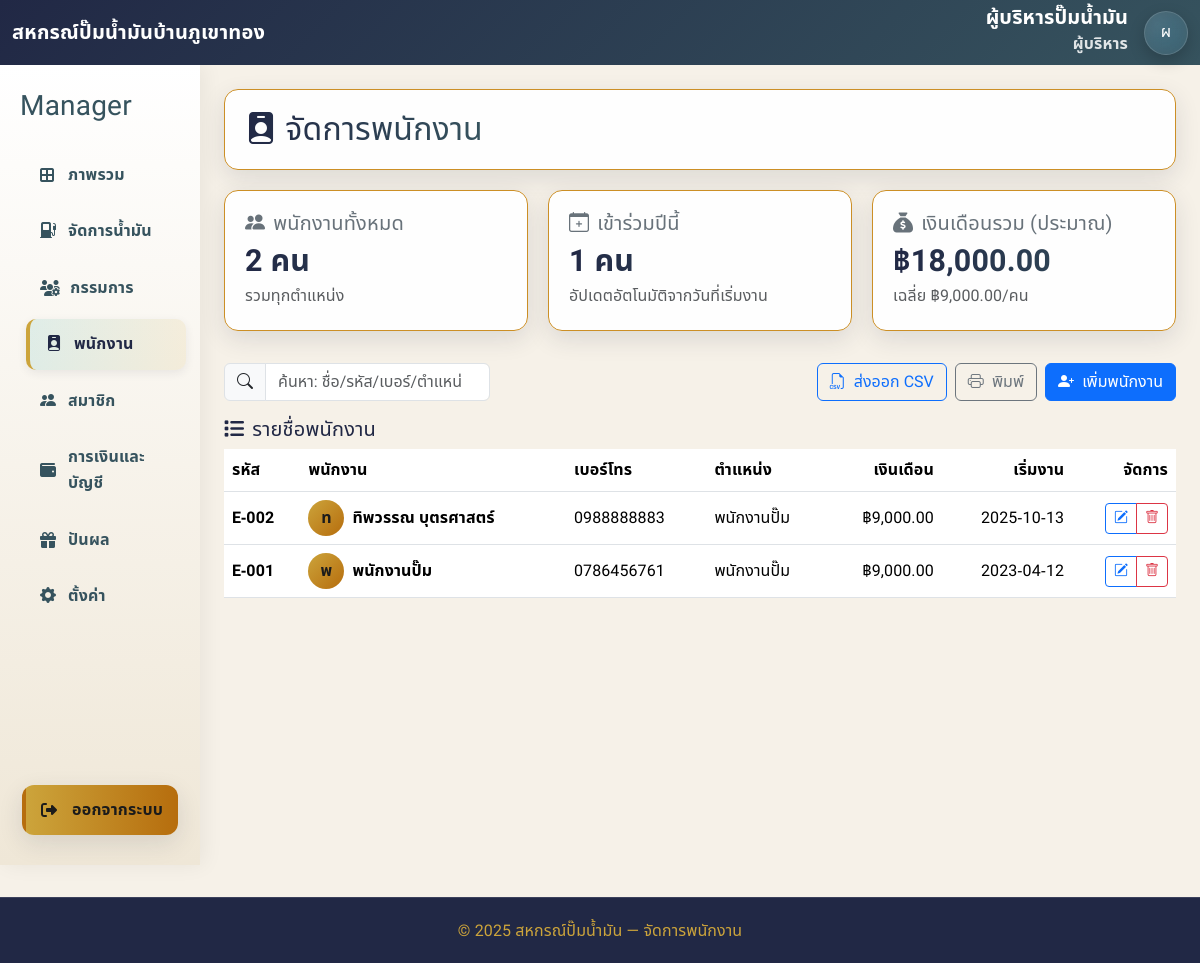
Page /manager/employee.php (signed in) on the earlier database version.
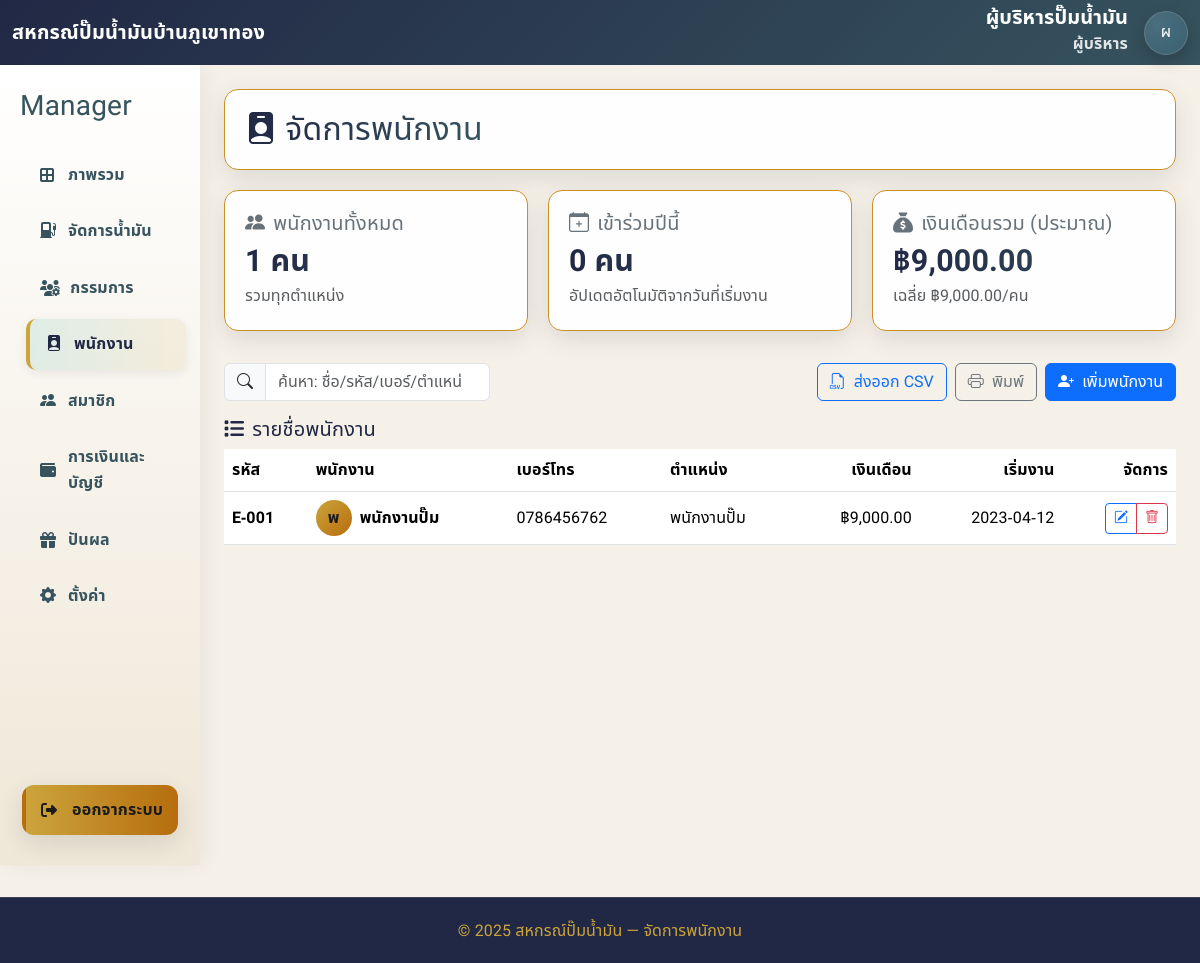
Same page on the later database version.
### tables this page shows
CREATE TABLE `employees` (
  `id` bigint UNSIGNED NOT NULL,
  `user_id` bigint UNSIGNED DEFAULT NULL,
  `station_id` int NOT NULL DEFAULT '1',
  `emp_code` varchar(20) DEFAULT NULL,
  `position` varchar(80) NOT NULL DEFAULT 'พนักงานปั๊ม',
  `address` text,
  `joined_date` date DEFAULT NULL,
  `salary` decimal(12,2) DEFAULT NULL,
  `created_at` datetime NOT NULL DEFAULT CURRENT_TIMESTAMP
);

### manager/employee.php (the view, shortened to what the changed rows need)
<?php
$pdo->setAttribute(PDO::ATTR_ERRMODE, PDO::ERRMODE_EXCEPTION);
$pdo->exec("SET NAMES utf8mb4");
function table_exists(PDO $pdo, string $table): bool {
  try {
    $db = $pdo->query('SELECT DATABASE()')->fetchColumn();
    $st = $pdo->prepare('SELECT COUNT(*) FROM information_schema.tables WHERE table_schema=:db AND table_name=:tb');
    $st->execute([':db'=>$db, ':tb'=>$table]);
    return (int)$st->fetchColumn() > 0;
  } catch (Throwable $e) { return false; }
}
function column_exists(PDO $pdo, string $table, string $col): bool {
  try {
    $db = $pdo->query('SELECT DATABASE()')->fetchColumn();
    $st = $pdo->prepare('SELECT COUNT(*) FROM information_schema.columns WHERE table_schema=:db AND table_name=:tb AND column_name=:c');
    $st->execute([':db'=>$db, ':tb'=>$table, ':c'=>$col]);
    return (int)$st->fetchColumn() > 0;
  } catch (Throwable $e) { return false; }
}
$station_id = 1;
try {
  if (table_exists($pdo,'settings')) {
    $st = $pdo->prepare("SELECT setting_value, comment FROM settings WHERE setting_name='station_id' LIMIT 1");
    $st->execute();
    if ($row = $st->fetch(PDO::FETCH_ASSOC)) {
      $station_id = (int)($row['setting_value'] ?? 1);
    }
  }
} catch (Throwable $e) {  }
$employees = [];
$has_salary = column_exists($pdo, 'employees', 'salary');
try {
  $select_salary = $has_salary ? "e.salary" : "NULL AS salary";
  $sql = "
    SELECT
      u.id AS user_id,
      e.emp_code AS id,
      COALESCE(u.full_name, '-') AS name,
      COALESCE(u.phone, '') AS phone,
      e.position AS position,
      DATE_FORMAT(e.joined_date, '%Y-%m-%d') AS joined,
      $select_salary,
      e.address AS address
    FROM employees e
    LEFT JOIN users u ON u.id = e.user_id
    WHERE e.station_id = :station_id
    ORDER BY e.joined_date DESC, e.emp_code ASC
  ";
  $stmt = $pdo->prepare($sql);
  $stmt->execute(['station_id' => $station_id]);
  $employees = $stmt->fetchAll(PDO::FETCH_ASSOC) ?: [];
} catch (Throwable $e) {
  $employees = [[
    'user_id'=>0,
    'id'=>'E-ERR',
    'name'=>'โหลดข้อมูลล้มเหลว',
    'phone'=>'',
    'position'=>'',
    'joined'=>date('Y-m-d'),
    'salary'=>null,
    'address'=>$e->getMessage()
  ]];
}
$total = count($employees);
$joinedThisYear = count(array_filter($employees, fn($e)=> !empty($e['joined']) && substr($e['joined'],0,4)===date('Y')));
$total_salary = $has_salary ? array_sum(array_map(fn($e)=> (float)($e['salary'] ?? 0), $employees)) : 0.0;
$avg_salary   = ($has_salary && $total>0) ? $total_salary / $total : 0.0;
?>
<!DOCTYPE html>
<html lang="th">
<head>
  <link href="https://cdn.jsdelivr.net/npm/bootstrap@5.3.2/dist/css/bootstrap.min.css" rel="stylesheet" />
  <link href="https://cdn.jsdelivr.net/npm/bootstrap-icons@1.11.3/font/bootstrap-icons.css" rel="stylesheet" />
  <link rel="stylesheet" href="https://cdnjs.cloudflare.com/ajax/libs/font-awesome/6.5.2/css/all.min.css" />
  <link rel="stylesheet" href="../assets/css/admin_dashboard.css" />
</head>
<body>
  <div class="container-fluid">
    <div class="row">
      <main class="col-lg-10 p-4">
        <div class="main-header">
          <h2><i class="bi bi-person-badge-fill"></i> จัดการพนักงาน</h2>
        </div>
        <div class="stats-grid">
          <div class="stat-card">
            <h5><i class="bi bi-people-fill"></i> พนักงานทั้งหมด</h5>
            <h3 class="text-primary"><?= number_format($total) ?> คน</h3>
            <p class="mb-0 text-muted">รวมทุกตำแหน่ง</p>
          </div>
          <div class="stat-card">
            <h5><i class="bi bi-calendar-plus"></i> เข้าร่วมปีนี้</h5>
            <h3 class="text-success"><?= number_format($joinedThisYear) ?> คน</h3>
            <p class="mb-0 text-muted">อัปเดตอัตโนมัติจากวันที่เริ่มงาน</p>
          </div>
          <?php if ($has_salary): ?>
          <div class="stat-card">
            <h5><i class="fa-solid fa-sack-dollar"></i> เงินเดือนรวม (ประมาณ)</h5>
            <h3 class="text-info">฿<?= number_format($total_salary, 2) ?></h3>
            <p class="mb-0 text-muted">เฉลี่ย ฿<?= number_format($avg_salary, 2) ?>/คน</p>
          </div>
          <?php endif; ?>
        </div>
        <div class="panel">
          <div class="table-responsive">
            <table class="table table-hover align-middle mb-0" id="empTable">
              <thead>
                <tr>
                  <th>รหัส</th>
                  <th>พนักงาน</th>
                  <th class="d-none d-md-table-cell">เบอร์โทร</th>
                  <th class="d-none d-md-table-cell">ตำแหน่ง</th>
                  <?php if ($has_salary): ?>
                    <th class="d-none d-lg-table-cell text-end">เงินเดือน</th>
                  <?php endif; ?>
                  <th class="text-end d-none d-lg-table-cell">เริ่มงาน</th>
                  <th class="text-end">จัดการ</th>
                </tr>
              </thead>
              <tbody>
                <?php foreach($employees as $e):
                  $initial = mb_substr($e['name'] ?? '',0,1,'UTF-8') ?: 'พ';
                  $salary  = $has_salary ? (float)($e['salary'] ?? 0) : null;
                ?>
                <tr
                  data-user-id="<?= (int)$e['user_id'] ?>"
                  data-id="<?= htmlspecialchars($e['id']) ?>"
                  data-name="<?= htmlspecialchars($e['name']) ?>"
                  data-phone="<?= htmlspecialchars($e['phone']) ?>"
                  data-joined="<?= htmlspecialchars($e['joined']) ?>"
                  data-address="<?= htmlspecialchars($e['address'] ?? '') ?>"
                  data-position="<?= htmlspecialchars($e['position'] ?? 'พนักงานปั๊ม') ?>"
                  <?php if ($has_salary): ?> data-salary="<?= htmlspecialchars($e['salary'] ?? '') ?>" <?php endif; ?>
                >
                  <td><b><?= htmlspecialchars($e['id']) ?></b></td>
                  <td>
                    <div class="d-flex align-items-center gap-2">
                      <div class="rounded-circle d-inline-flex align-items-center justify-content-center"
                           style="width:36px;height:36px;background:linear-gradient(135deg,var(--gold),var(--amber));color:#1b1b1b;font-weight:800;">
                        <?= htmlspecialchars($initial) ?>
                      </div>
                      <div>
                        <div class="fw-semibold"><?= htmlspecialchars($e['name']) ?></div>
                      </div>
                    </div>
                  </td>
                  <td class="d-none d-md-table-cell"><?= htmlspecialchars($e['phone']) ?></td>
                  <td class="d-none d-md-table-cell"><?= htmlspecialchars($e['position'] ?? '-') ?></td>
                  <?php if ($has_salary): ?>
                  <td class="d-none d-lg-table-cell text-end">
                    <?= $salary !== null ? ('฿<span class="currency">'.number_format($salary,2).'</span>') : '-' ?>
                  </td>
                  <?php endif; ?>
                  <td class="text-end d-none d-lg-table-cell"><?= htmlspecialchars($e['joined'] ?: '-') ?></td>
                  <td class="text-end">
                    <div class="btn-group">
                      <button class="btn btn-sm btn-outline-primary btnEdit"><i class="bi bi-pencil-square"></i></button>
                      <button class="btn btn-sm btn-outline-danger btnDel"><i class="bi bi-trash"></i></button>
                    </div>
                  </td>
                </tr>
                <?php endforeach; ?>
              </tbody>
            </table>
          </div>
        </div>
      </main>
    </div>
  </div>
</body>
</html>

Differences in the rows shown:
removed employees: emp_code "E-002", initial "ท", name "ทิพวรรณ บุตรศาสตร์", phone "0988888883", position "พนักงานปั๊ม", salary "9,000.00", joined "2025-10-13"
computed for employees "พนักงานปั๊ม": phone "0786456761" → "0786456762"
Other differences:
$total: "2" → "1"
$joinedThisYear: "1" → "0"
$total_salary: "18,000.00" → "9,000.00"
